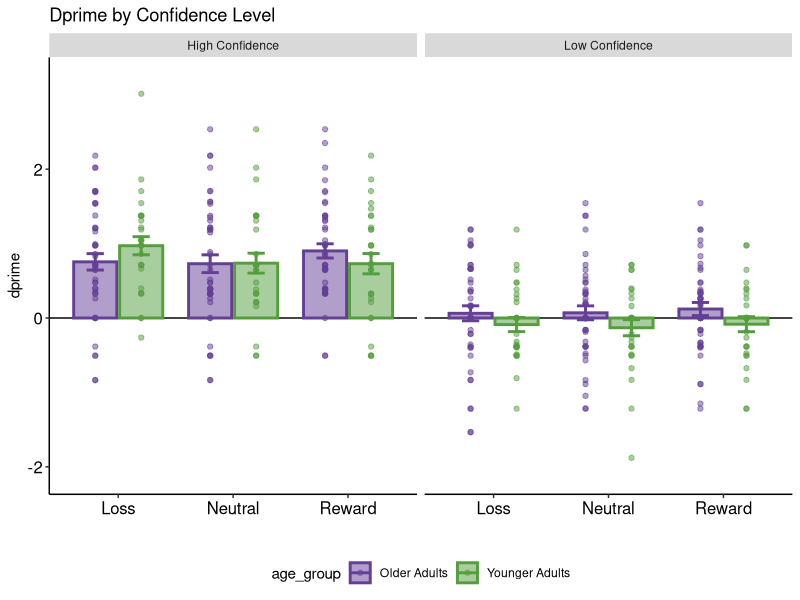
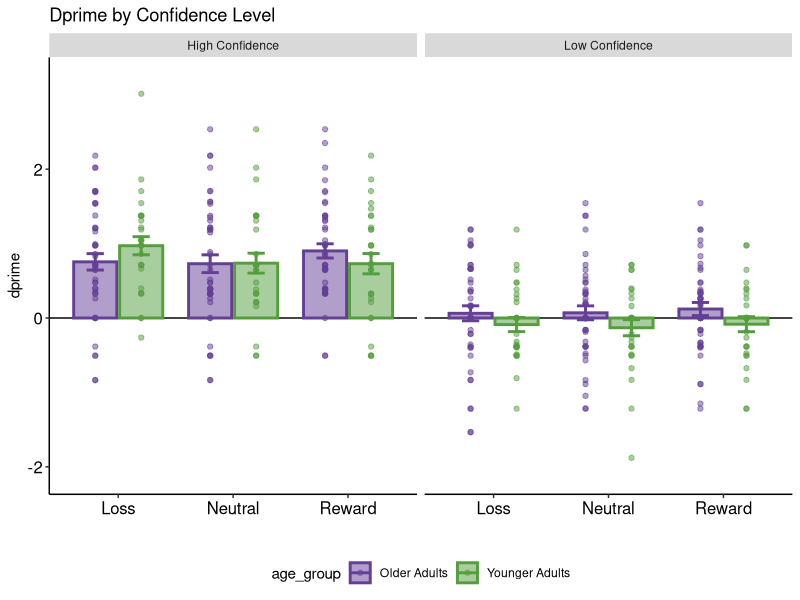

Source code (R) for these figures, in order:
## ---- chunk 1
knitr::opts_chunk$set(echo = TRUE)

# Load libraries
library(tidyverse) # v2.0.0
library(ggplot2) # v3.5.1
library(dplyr) # v1.1.4
library(emmeans) # v1.10.0

# Set colorscales
age_group_cscale <- scale_color_manual(values = c("#643f95", "#549e3e"))
age_group_fscale <- scale_fill_manual(values = c("#643f95", "#549e3e"))

# Read in data
df <- read_csv('anon_dprime_by_conf.csv')

df$valence <- factor(df$valence, levels = c('Loss', 'Neutral', 'Reward'))
## ---- chunk 2
# Plot dprime for OAs and YAs across Valence and Confidence Level
fig <- df %>%
  ggplot(aes(x=valence, y=dprime, fill=age_group, color=age_group)) +
  geom_hline(yintercept=0) + 
  geom_point(aes(x=valence, y=dprime), alpha = 0.5, position = position_dodge(0.8)) +
  stat_summary(fun.y = "mean", geom="bar", size=1, width=0.75, position=position_dodge(0.8), alpha=0.5) +
  stat_summary(fun.data = mean_se, geom="errorbar", width=0.3, size=1, position=position_dodge(0.8)) +
  labs(title="Dprime by Confidence Level") +
  age_group_cscale +
  age_group_fscale +
  xlab("") +
  ylab("dprime") +
  facet_wrap(.~confidence) +
  theme(panel.background = element_blank(), 
        axis.line = element_line(colour = "black"), 
        legend.position = "bottom", 
        axis.text.x = element_text(colour = "black", size = 12), 
        axis.text.y = element_text(colour = "black", size = 12)) +
  scale_y_continuous(expand = expansion(mult = c(0.1,0.1)))
fig

ggsave('sup_fig08.pdf', fig)
## ---- chunk 3
mod <- lm(dprime ~ confidence*age_group*valence, 
          data = df)
summary(mod)

emm = emmeans(mod, ~ confidence*age_group*valence)
pairs(emm, simple = 'each', adjust = "none")

dsum <- df %>% group_by(valence, confidence, age_group) %>% summarize(
  dprime_mean = mean(dprime, na.rm = TRUE),
  dprime_std = sd(dprime, na.rm = TRUE),
  dprime_est = (t.test(dprime, na.rm = TRUE)$estimate),
  dprime_T = (t.test(dprime, na.rm = TRUE)$statistic),
  dprime_p = (t.test(dprime, na.rm = TRUE)$p.value))
dsum
